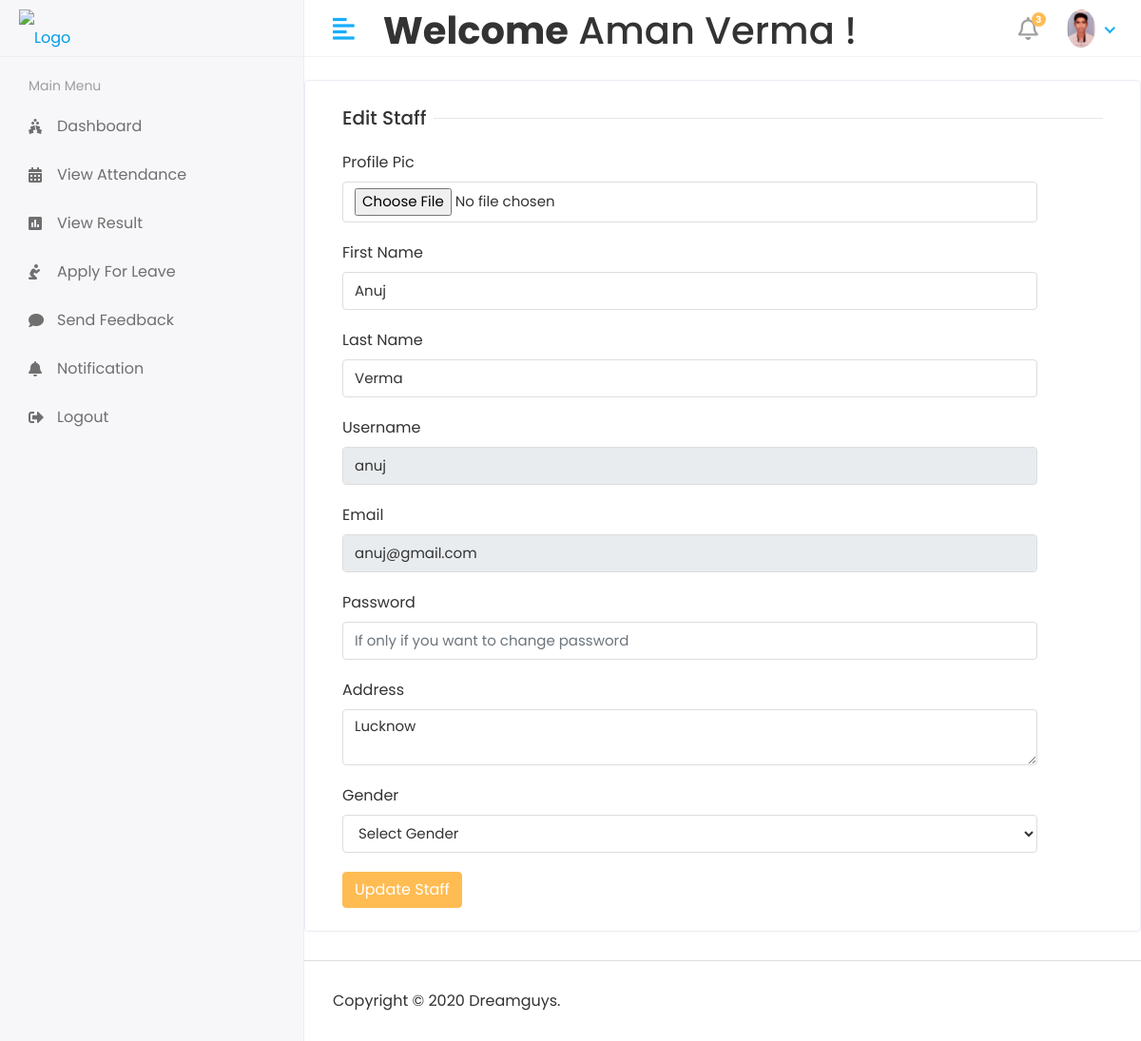
/Hod/Staff/Edit/5 (signed in), run on the app's committed database.
### app/models.py (models this page shows, shortened)
class CustomUser(AbstractUser):
    USER = (
        ('1','HOD'),
        ('2','STAFF'),
        ('3','STUDENT'),
    )
    user_type = models.CharField(choices=USER,max_length=50,default=1)
    profile_pic = models.ImageField(upload_to='media/profile_pic')

class Staff(models.Model):
    admin = models.OneToOneField(CustomUser,on_delete=models.CASCADE)
    address = models.TextField()
    gender = models.CharField(max_length=100)
    created_at = models.DateTimeField(auto_now_add=True)
    updated_at = models.DateTimeField(auto_now=True)

### College_ERP/HOD_views.py (the view)
# urls.py: path('Hod/Staff/Edit/<str:id>',HOD_views.EDIT_STAFF,name='edit_staff'),
@login_required(login_url='/')
def EDIT_STAFF(request,id):
    staff = Staff.objects.get(id=id)
    context = {
        'staff':staff,
    }
    return render(request,'Hod/edit_staff.html',context)

### templates/Hod/edit_staff.html (shortened to what this page needs)
{% extends 'base.html' %}
{% block content %}
<div class="row">
    <div class="col-sm-12">
        <div class="card">
            <div class="card-body">
                <form method="post" action="{% url 'update_staff' %}" enctype="multipart/form-data">
                    <div class="col-12">
                        <h5 class="form-title"><span>Edit Staff</span></h5>
                    </div>
                    <div class="col-sm-11">
                        <div class="form-group">
                            <label>Profile Pic</label>
                            <input type="file" class="form-control" name="profile_pic">
                        </div>
                    </div>
                    <div class="col-sm-11">
                        <div class="form-group">
                            <label>First Name</label>
                            <input type="text" class="form-control" name="first_name" value="{{staff.admin.first_name}}" >
                        </div>
                    </div>
                    <div class="col-sm-11">
                        <div class="form-group">
                            <label>Last Name</label>
                    <input type="text" class="form-control" name="last_name" value="{{staff.admin.last_name}}">
                        </div>
                    </div>
                    <div class="col-sm-11">
                        <div class="form-group">
                            <label>Username</label>
                            <input type="text" class="form-control" name="username" value="{{staff.admin.username}}" readonly >
                        </div>
                    </div>
                    <div class="col-sm-11">
                        <div class="form-group">
                            <label>Email</label>
                            <input type="text" class="form-control" name="email" value="{{staff.admin.email}}" readonly >
                        </div>
                    </div>
                    <div class="col-sm-11">
                        <div class="form-group">
                            <label>Password</label>
                            <input type="password" class="form-control" name="password" placeholder="If only if you want to change password">
                        </div>
                    </div>
                    <div class="col-sm-11">
                        <div class="form-group">
                            <label>Address</label>
                            <textarea class="form-control" name="address">{{staff.address}}</textarea>
                        </div>
                    </div>
                    <div class="col-sm-11">
                        <div class="form-group">
                            <label>Gender</label>
                            <select class="form-control" name="gender">
                                <option>Select Gender</option>
                            </select>
                        </div>
                    </div>
                    <div class="col-12">
                        <button type="submit" class="btn btn-primary">Update Staff</button>
                    </div>
                </form>
            </div>
        </div>
    </div>
</div>
{% endblock %}

### templates/includes/header.html (shortened to what this page needs)
{% load static %}
<div class="header">
    <div class="header-left">
        <a href="index.html" class="logo">
            <img src="{% static 'assets/img/logo.png' %}" alt="Logo">
        </a>
    </div>
    <a href="javascript:void(0);" id="toggle_btn">
        <i class="fas fa-align-left"></i>
    </a>
    <div class="top-nav-search mt-2">
        <h1><strong>Welcome</strong>&nbsp<span>{{ user.first_name }} {{ user.last_name }}</span>&nbsp!</h1>
    </div>
    <ul class="nav user-menu">
        <li class="nav-item dropdown noti-dropdown">
            <a href="#" class="dropdown-toggle nav-link" data-toggle="dropdown">
                <i class="far fa-bell"></i> <span class="badge badge-pill">3</span>
            </a>
        </li>
        <li class="nav-item dropdown has-arrow">
            <a href="#" class="dropdown-toggle nav-link" data-toggle="dropdown">
                <span class="user-img"><img class="rounded-circle"
                        src="/{{user.profile_pic}}" width="30" height="40" alt="Ryan Taylor"></span>
            </a>
        </li>
    </ul>
</div>

### static/assets/css/style.css (style rules this page uses)
html { height: 100%; }
body { background-color: #fff; color: #333; font-family: 'Poppins', sans-serif; font-size: 1rem; height: 100%; line-height: 1.5; overflow-x: hidden; }
h1, h2, h3, h4, h5, h6 { font-family: 'Poppins', sans-serif; margin-top: 0; }
.form-control { border: 1px solid #ddd; box-shadow: none; color: #333; font-size: 15px; height: 40px; }
a { color: #009ce7; }
input, button, a { transition: all 0.4s ease; -moz-transition: all 0.4s ease; -o-transition: all 0.4s ease; -ms-transition: all 0.4s ease; -webkit-transition: all 0.4s ease; }
input, input:focus, button, button:focus { outline: none; }
input[type="file"] { height: auto; min-height: calc(1.5em + .75rem + 2px); }
input[type=text], input[type=password] { -webkit-appearance: none; -moz-appearance: none; appearance: none; }
textarea.form-control { resize: vertical; }
.form-group { margin-bottom: 1.25rem; }
ul, ol { padding: 0px; list-style: none; }
.btn-primary { background-color: #FFBC53; border: 1px solid #FFBC53; }
.card { border: 1px solid #ececf5; box-shadow: 0 1px 3px 0 rgba(0, 0, 0, 0.03); margin-bottom: 1.875rem; }
.card-body { padding: 1.5rem; }
.header { background-color: #fff; border-bottom: 1px solid #f3f3f4; left: 0; position: fixed; right: 0; top: 0; z-index: 1001; height: 60px; }
.header .header-left { float: left; height: 60px; padding: 0 20px; position: relative; width: 320px; z-index: 1; transition: all 0.2s ease-in-out; background-color: #f7f7fa; border-bottom: 1px solid #efefef; border-right: 1px solid #ececf5; display: flex; align-items: center; }
.header .header-left .logo { display: inline-block; line-height: 60px; }
.header .header-left .logo img { max-height: 40px; width: auto; }
.header .dropdown-toggle:after { display: none; }
.header .has-arrow .dropdown-toggle:after { border-top: 0; border-left: 0; border-bottom: 2px solid #18aefa; border-right: 2px solid #18aefa; content: ''; height: 8px; display: inline-block; pointer-events: none; -webkit-transform-origin: 66% 66%; -ms-transform-origin: 66% 66%; transform-origin: 66% 66%; -webkit-transform: rotate(45deg); -ms-transform: rotate(45deg); transform: rotate(45deg); -webkit-transition: all 0.15s ease-in-out; transition: all 0.15s ease-in-out; width: 8px; vertical-align: 0px; }
.user-menu { float: right; margin: 0; position: relative; z-index: 99; padding-right: 15px; }
.user-menu.nav > li > a { color: #a0a0a0; font-size: 14px; line-height: 58px; padding: 0 15px; height: 60px; }
.user-img { margin-right: 3px; position: relative; }
.top-nav-search { float: left; margin-left: 15px; }
.user-menu.nav > li > a .badge { background-color: #FFBC53; display: block; font-size: 10px; font-weight: bold; height: 15px; width: 15px; position: absolute; right: 7px; top: 13px; color: #fff; padding: 3px; }
.user-menu.nav > li > a > i { font-size: 1.5rem; line-height: 60px; }
.form-title { width: 100%; max-width: 100%; padding: 0; font-size: 1.25rem; font-weight: 500; line-height: inherit; color: #333; white-space: normal; position: relative; display: block; margin-bottom: 20px; }
.form-title:before { content: ""; position: absolute; left: 0px; right: 0px; height: 1px; top: 50%; background-color: rgba(0, 0, 0, 0.1); }
.form-title span { padding: 0px 0.5rem 0 0; background-color: #fff; display: inline-block; z-index: 2; position: relative; }
@media (min-width: 992px) { #toggle_btn { align-items: center; color: #18aefa; display: inline-flex; float: left; font-size: 26px; height: 60px; justify-content: center; margin-left: 15px; padding: 0 15px; } }

### data on the page
CustomUser: first_name "Aman", last_name "Verma", profile_pic (picture)
Staff: first_name "Anuj", last_name "Verma", username "anuj", email "anuj@gmail.com", address "Lucknow"
